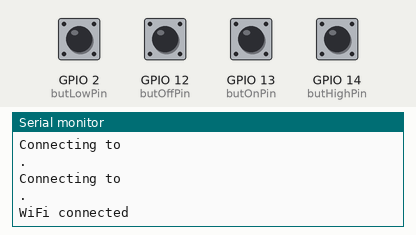
Recording of a sketch running on a simulated ESP8266 (NodeMCU). Shown: the last lines printed to the serial monitor. The inputs (shaded band) are chosen by the test bench; at power-on: GPIO 2 (butLowPin), GPIO 12 (butOffPin), GPIO 13 (butOnPin), GPIO 14 (butHighPin) HIGH. WiFi joins after 1.5 s; servers stay silent unless stated.

Above: at 2.7 s.
2.8 s: GPIO 2 (butLowPin) pulled LOW for 0.15 s
At 4.1 s:
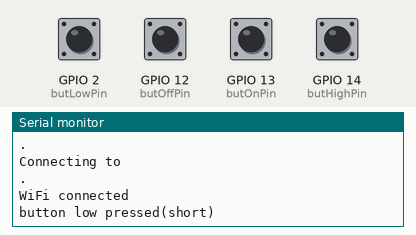
4.4 s: GPIO 12 (butOffPin) pulled LOW for 0.15 s
At 5.6 s:
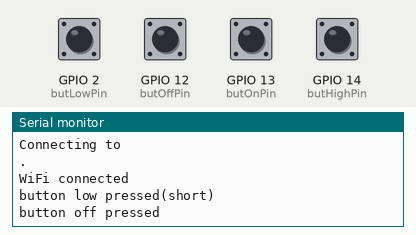
6.0 s: GPIO 13 (butOnPin) pulled LOW for 0.15 s
At 6.8 s:
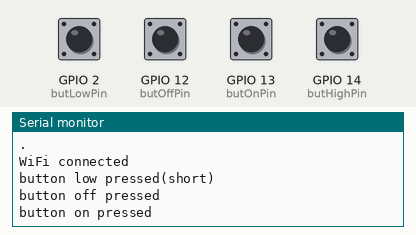
7.6 s: GPIO 14 (butHighPin) pulled LOW for 0.15 s
At 8.9 s:
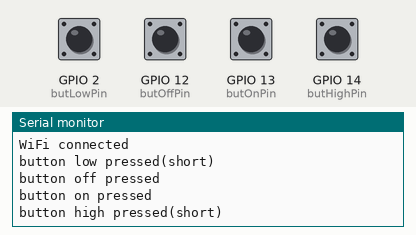
9.2 s: GPIO 2 (butLowPin) pulled LOW for 1 s
At 10.06 s:
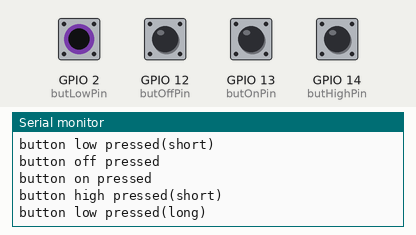
11.7 s: GPIO 14 (butHighPin) pulled LOW for 1 s
At 12.56 s:
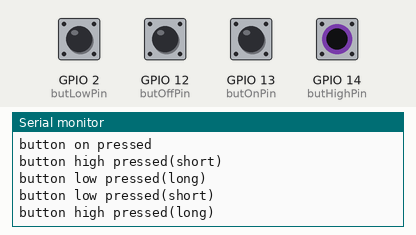

Measured:
- after the input at 2.8 s, the serial monitor: prints a new line after 0.16 s (image 1)
- after the input at 4.4 s, the serial monitor: prints a new line at once (image 2)
- after the input at 6.0 s, the serial monitor: prints a new line at once (image 3)
- after the input at 7.6 s, the serial monitor: prints a new line after 0.16 s (image 4)
- after the input at 9.2 s, the serial monitor: prints a new line after 0.60 s (image 5)
- after the input at 11.7 s, the serial monitor: prints a new line after 0.60 s (image 6)

The sketch:

DIYHueSwitch.ino
```cpp
#include <ESP8266WiFi.h>

IPAddress switchip(192,168,0,2);  //give the esp an address, note lower out of dhcp range
IPAddress gateway(192,168,0,1);   //gateway of router
IPAddress subnet(255,255,255,0);  //subnet of router

const char hueBridgeIP[] = "192.168.0.110";   //bridge of the hue bridge, check at www.meethue.com/api/nupnp
const char hueUsername[] = "32T4xilFgfRRBYtcXirBNbKMwvoGlYR3j6dtjWcj"; //first create a registered user, and paste key here
const int hueHubPort = 80;  //always 80 ;)

const char ssid[] = "";//type your ssid
const char password[] = "";//type your password

WiFiClient client;

int butOnPin = 13;
int butOffPin = 12;
int butHighPin=14;
int butLowPin=2;


void setup() {
  pinMode(butOnPin,INPUT);
  pinMode(butOffPin,INPUT);
  pinMode(butHighPin,INPUT);
  pinMode(butLowPin,INPUT);
  Serial.begin(115200);
  delay(10);

  WiFi.config(switchip, gateway, subnet);
  WiFi.begin(ssid, password);

  while (WiFi.status() != WL_CONNECTED)
  {
        Serial.println();
        Serial.println();
        Serial.print("Connecting to ");
        Serial.println(ssid);
        delay(500);
        Serial.print(".");
  }
  Serial.println("");
  Serial.println("WiFi connected");
}

void setHue(String command)
  {
      if(client.connect(hueBridgeIP,hueHubPort))
      {
        client.print(String("PUT ") + "/api/32T4xilFgfRRBYtcXirBNbKMwvoGlYR3j6dtjWcj" + "/groups/1/action"\
        + " HTTP/1.1\r\n" + "Host: " + hueBridgeIP + "\r\n" + "Content-Length: " + command.length() + "\r\n"\
        + "Content-Type: text/plain;charset=UTF-8\r\n\r\n" + command + "\r\n" + "Connection: close\r\n\r\n");
      }

  }

void loop() {
  if(digitalRead(butOnPin)==LOW)
  {
    Serial.println("button on pressed");
    String command =  "{\"on\": true}";
    setHue(command);
    int i = 0;  //counter for long presses
    while(digitalRead(butOnPin)==LOW && i < 30) {
      delay(20);
      i++;
    }
  }
  if (digitalRead(butHighPin) == LOW) {
    int i = 0;
    while (digitalRead(butHighPin) == LOW && i < 30) {
      delay(20);
      i++;
    }
    if (i < 30) {
      Serial.println("button high pressed(short)");
      String command = "{\"on\": true, \"bri\":204,\"hue\":1876, \"sat\":254}";
      setHue(command);
    } else {
      Serial.println("button high pressed(long)");
      String command =  "{\"bri_inc\": 30}";
      setHue(command);
    }
  }
    if (digitalRead(butLowPin) == LOW) {
    int i = 0;
    while (digitalRead(butLowPin) == LOW && i < 30) {
      delay(20);
      i++;
    }
    if (i < 30) {
      Serial.println("button low pressed(short)");
      String command = "{\"on\": true, \"effect\":\"colorloop\"}";
      setHue(command);
    } else {
      Serial.println("button low pressed(long)");
      String command =  "{\"bri_inc\": -30}";
      setHue(command);
    }
  }
  if(digitalRead(butOffPin)==LOW)
  {
    Serial.println("button off pressed");
    String command =  "{\"on\": false}";
    setHue(command);
    int i = 0;  //counter for long presses
    while(digitalRead(butOffPin)==LOW && i < 30) {
      delay(20);
      i++;
    }
  }
}
```
